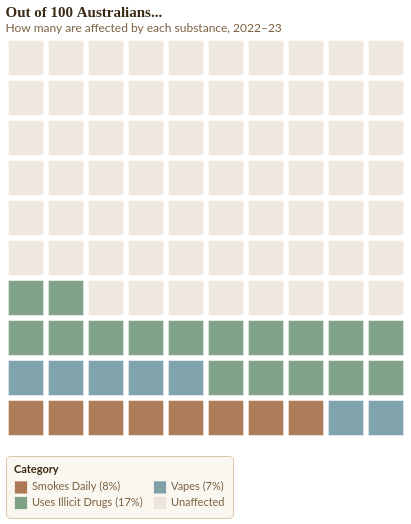

Write the Vega-Lite specification saved for this chart.
### Vega-Lite specification from a JSON file in a GitHub repository (floating-point values rounded to 4 significant figures)
{"$schema": "https://vega.github.io/schema/vega-lite/v5.json", "title": {"text": "Out of 100 Australians...", "subtitle": "How many are affected by each substance, 2022–23", "fontSize": 15, "subtitleFontSize": 12, "anchor": "start", "color": "#3B2A14", "subtitleColor": "#7A6040", "font": "Playfair Display, Georgia, serif", "subtitleFont": "Lato, sans-serif"}, "width": 400, "height": 400, "background": "transparent", "data": {"sequence": {"start": 0, "stop": 100, "as": "id"}}, "transform": [{"calculate": "datum.id % 10", "as": "col"}, {"calculate": "floor(datum.id / 10)", "as": "row"}, {"calculate": "datum.id < 8 ? 'Smokes Daily (8%)' : datum.id < 15 ? 'Vapes (7%)' : datum.id < 32 ? 'Uses Illicit Drugs (17%)' : 'Unaffected'", "as": "category"}], "mark": {"type": "square", "size": 1200}, "encoding": {"x": {"field": "col", "type": "ordinal", "axis": null}, "y": {"field": "row", "type": "ordinal", "axis": null, "sort": "descending"}, "color": {"field": "category", "type": "nominal", "title": "Category", "scale": {"domain": ["Smokes Daily (8%)", "Vapes (7%)", "Uses Illicit Drugs (17%)", "Unaffected"], "range": ["#8B4513", "#4A7C8B", "#4A7C59", "#E8DFD0"]}, "legend": {"orient": "bottom", "columns": 2, "fillColor": "#FAF7F0", "strokeColor": "#D9C7A7", "cornerRadius": 4, "padding": 8, "labelColor": "#7A6040", "titleColor": "#3B2A14", "labelFontSize": 11, "titleFontSize": 11, "symbolSize": 150}}, "tooltip": [{"field": "category", "type": "nominal", "title": "Category"}]}, "config": {"background": "transparent", "font": "Lato, sans-serif", "view": {"stroke": null, "fill": "transparent"}}}
